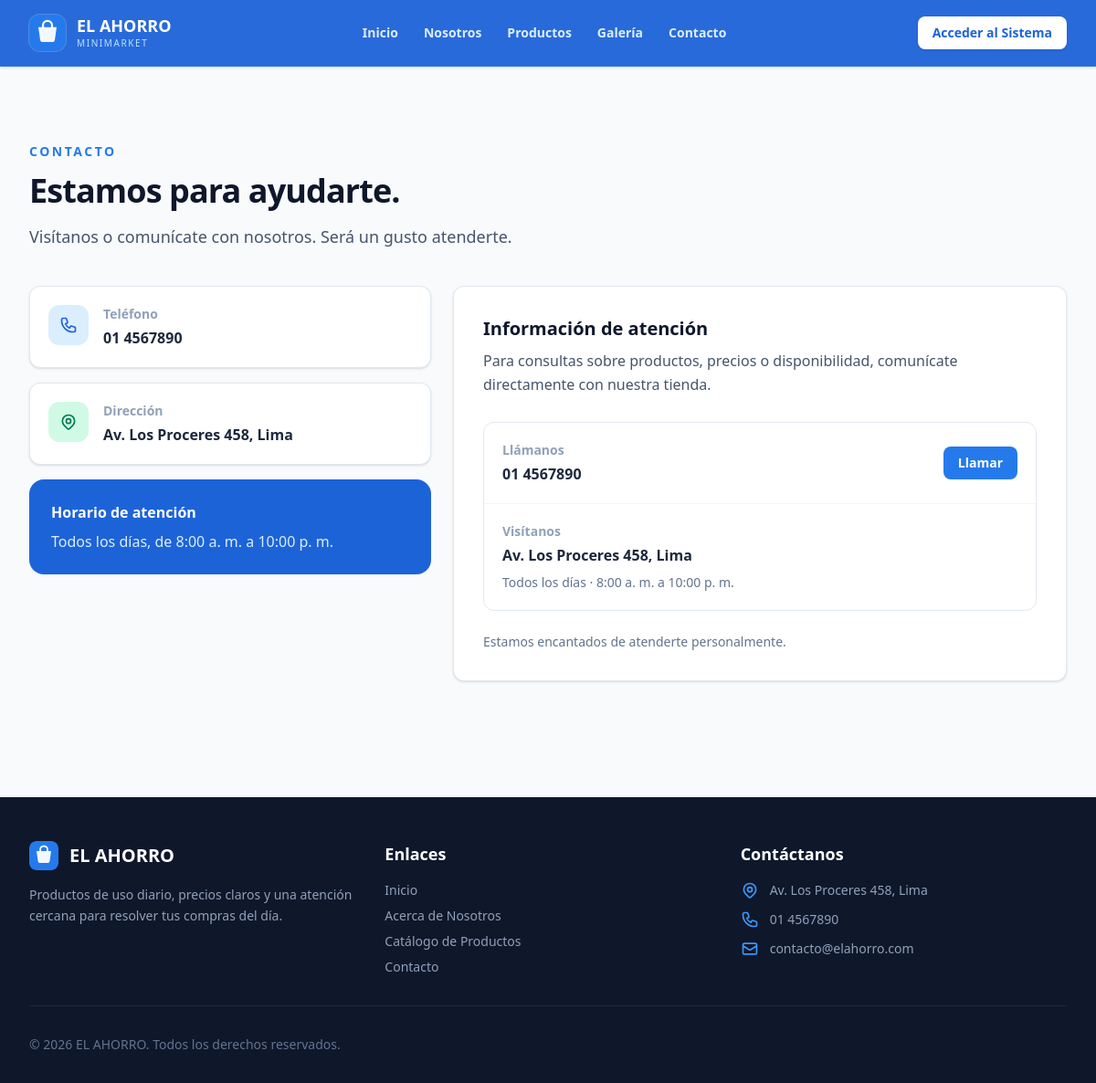
Before: /pages/contacto.php with the older database file.
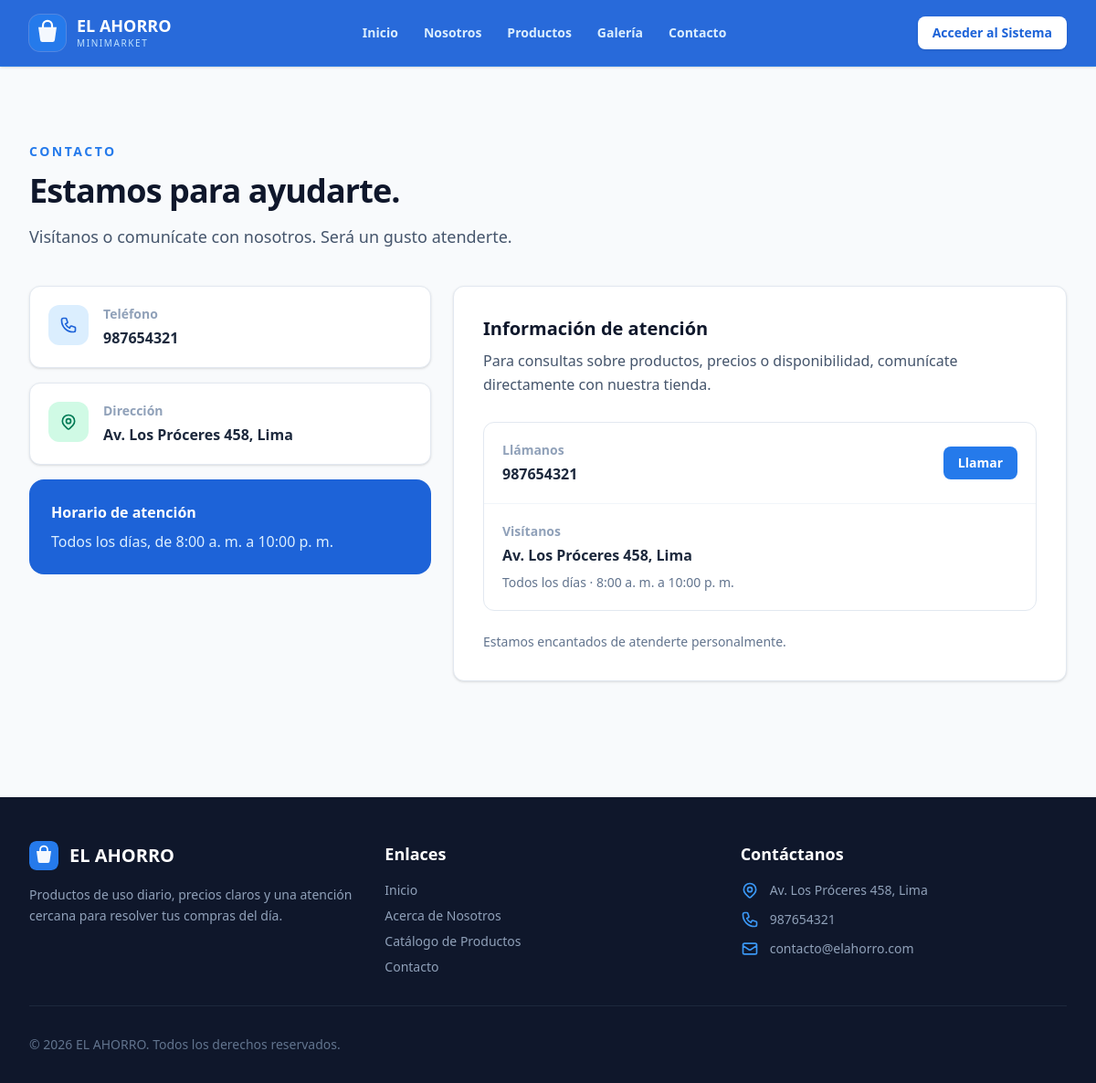
After: the same page with the newer database file.
### tables this page shows
CREATE TABLE `configuracion` (
  `clave` varchar(50) NOT NULL,
  `valor` varchar(255) NOT NULL,
  `descripcion` varchar(255) DEFAULT NULL,
  PRIMARY KEY (`clave`)
);

### database/Conexion.php (called while the page is built, shortened)
<?php
class Conexion
{
    public static function conectar()
    {
        try {
            $host = $_ENV['DB_HOST'] ?? (getenv('DB_HOST') ?: 'localhost');
            $db   = $_ENV['DB_NAME'] ?? (getenv('DB_NAME') ?: 'minimarket');
            $user = $_ENV['DB_USER'] ?? (getenv('DB_USER') ?: 'root');
            $pass = $_ENV['DB_PASS'] ?? (getenv('DB_PASS') ?: '');
            $conexion = new PDO(
                'mysql:host=' . $host . ';dbname=' . $db . ';charset=utf8mb4',
                $user,
                $pass,
                [
                    PDO::ATTR_ERRMODE            => PDO::ERRMODE_EXCEPTION,
                    PDO::ATTR_DEFAULT_FETCH_MODE => PDO::FETCH_ASSOC,
                    PDO::ATTR_EMULATE_PREPARES   => false,
                ]
            );
            return $conexion;
        } catch (PDOException $e) {
            die('Error de conexión a la base de datos: ' . $e->getMessage());
        }
    }
}

### models/Configuracion.php (called while the page is built, shortened)
<?php
require_once __DIR__ . '/../database/Conexion.php';
class Configuracion
{
    private $conexion;
    private static $cache = null;
    public function __construct()
    {
        $this->conexion = Conexion::conectar();
    }
    public function todos()
    {
        if (self::$cache !== null) {
            return self::$cache;
        }
        $filas = $this->conexion->query("SELECT clave, valor FROM configuracion")->fetchAll();
        $valores = [];
        foreach ($filas as $fila) {
            $valores[$fila['clave']] = $fila['valor'];
        }
        self::$cache = $valores;
        return $valores;
    }
    public function obtener($clave, $porDefecto = '')
    {
        $valores = $this->todos();
        return $valores[$clave] ?? $porDefecto;
    }
}

### config.php (called while the page is built, shortened)
<?php
function e($valor)
{
    return htmlspecialchars((string) $valor, ENT_QUOTES, 'UTF-8');
}

### pages/contacto.php (the view, shortened to what the changed rows need)
<?php require_once __DIR__ . '/../components/public/header.php'; ?>
<main class="min-h-screen bg-slate-50 py-16 sm:py-20"><div class="max-w-7xl mx-auto px-4 sm:px-6 lg:px-8">
    <div class="max-w-2xl"><h1 class="mt-3 text-4xl font-extrabold tracking-tight text-slate-900">Estamos para ayudarte.</h1></div>
    <div class="mt-10 grid gap-6 lg:grid-cols-5">
        <section class="space-y-4 lg:col-span-2">
            <a href="tel:<?= e(preg_replace('/[^0-9+]/', '', $telefonoComercial)) ?>" class="tarjeta flex items-start gap-4 p-5 transition hover:border-marca-200 hover:shadow-md"><span><span class="block text-sm font-semibold text-slate-400">Teléfono</span><span class="mt-1 block font-bold text-slate-800"><?= e($telefonoComercial) ?></span></span></a>
            <div class="tarjeta flex items-start gap-4 p-5"><span><span class="block text-sm font-semibold text-slate-400">Dirección</span><span class="mt-1 block font-bold text-slate-800"><?= e($direccionComercial) ?></span></span></div>
        </section>
        <section class="tarjeta p-6 sm:p-8 lg:col-span-3"><h2 class="text-xl font-bold text-slate-900">Información de atención</h2><div class="mt-7 divide-y divide-slate-100 rounded-xl border border-slate-200"><div class="flex items-center justify-between gap-4 p-5"><div><p class="text-sm font-semibold text-slate-400">Llámanos</p><p class="mt-1 font-bold text-slate-800"><?= e($telefonoComercial) ?></p></div></div><div class="p-5"><p class="text-sm font-semibold text-slate-400">Visítanos</p><p class="mt-1 font-bold text-slate-800"><?= e($direccionComercial) ?></p><p class="mt-2 text-sm text-slate-500">Todos los días · 8:00 a. m. a 10:00 p. m.</p></div></div></section>
    </div>
</div></main>
<?php require_once __DIR__ . '/../components/public/footer.php'; ?>

### components/public/footer.php (shortened to what the changed rows need)
<footer class="bg-slate-900 text-white pt-12 pb-8 mt-auto">
    <div class="max-w-7xl mx-auto px-4 sm:px-6 lg:px-8">
        <div class="grid grid-cols-1 md:grid-cols-3 gap-8 mb-8">
            <div>
                <ul class="space-y-3 text-sm text-slate-400">
                    <li class="flex items-start gap-3">
                        <span><?= e($direccionComercial) ?></span>
                    </li>
                    <li class="flex items-center gap-3">
                        <span><?= e($telefonoComercial) ?></span>
                    </li>
                </ul>
            </div>
        </div>
    </div>
</footer>
</body>
</html>

Changed rows visible on the page:
changed configuracion: clave "01 4567890" → "987654321"
Other visible differences:
$direccionComercial: "Av. Los Proceres 458, Lima" → "Av. Los Próceres 458, Lima"
